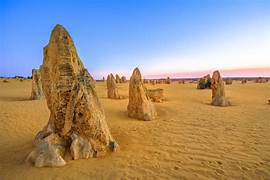
#> input picture images/OIP (2).jpeg, 270 x 180 px; its folder holds 3 pictures in this run
$ python imageResize.py
#> lines starting #> are read from the running program, lines starting #| are printed output that depends on the picture
import os
from PIL import Image

input_folder = 'images'
output_folder = 'resized_images'
resize_size = (800, 800)

os.makedirs(input_folder, exist_ok=True)
os.makedirs(output_folder, exist_ok=True)

found = False
for filename in os.listdir(input_folder):
    ext = os.path.splitext(filename)[1].lower().strip()
    if ext in ('.png', '.jpg', '.jpeg'):
        found = True
        img_path = os.path.join(input_folder, filename)
        img = Image.open(img_path)
#> img is the input picture: PIL image 270x180 RGB; mean R, G, B 159.6, 146.4, 132.6
        img_resized = img.resize(resize_size)
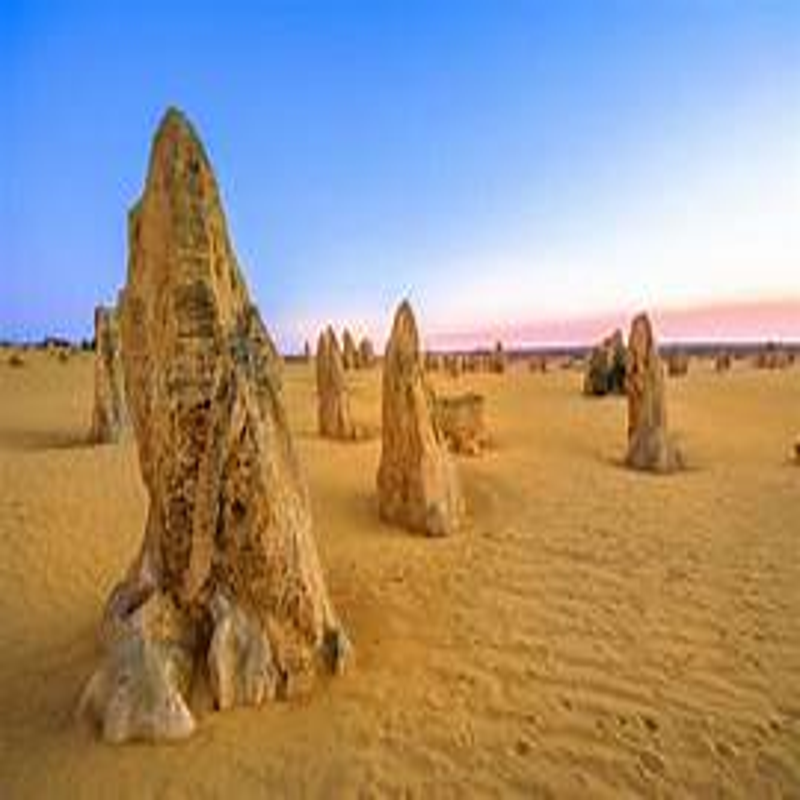
#> img_resized: PIL image 800x800 RGB; mean R, G, B 159.6, 146.4, 132.6
        output_path = os.path.join(output_folder, filename)
        img_resized.save(output_path)
        print(f"Resized and saved: {output_path}")
#> pass 2 of the loop `for filename in os.listdir(input_folder):`:
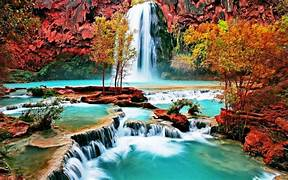
#> input picture images/OIP(1).jpeg, 288 x 180 px
#> img is the input picture: PIL image 288x180 RGB; mean R, G, B 115.9, 107.4, 90.8
#> `img_resized = img.resize(resize_size)`:
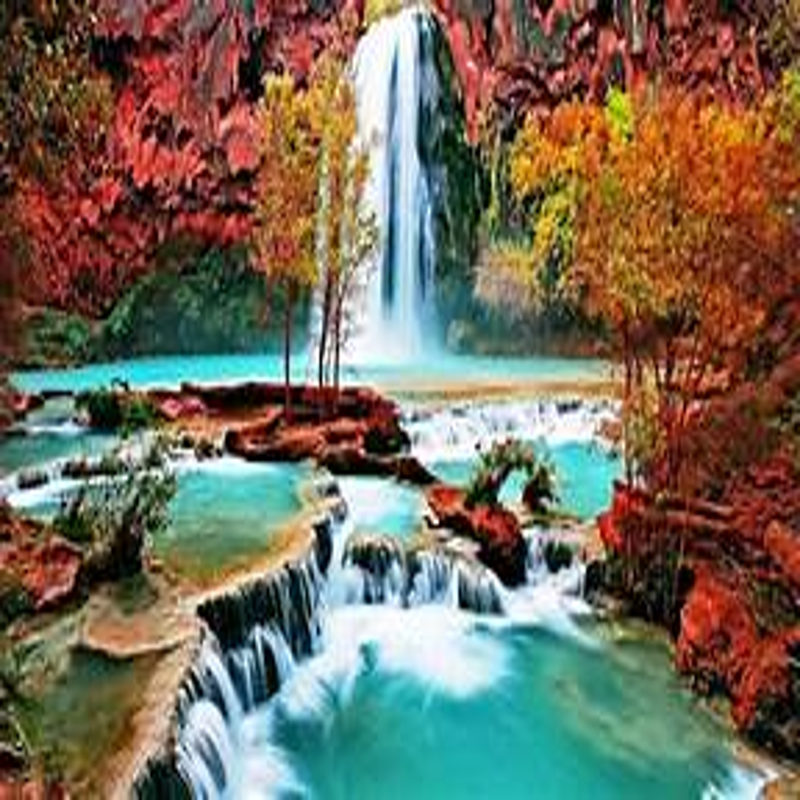
#> img_resized: PIL image 800x800 RGB; mean R, G, B 115.9, 107.5, 90.9
#> pass 3 of the loop `for filename in os.listdir(input_folder):`:
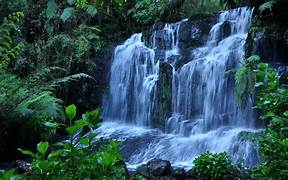
#> input picture images/OIP.jpeg, 288 x 180 px
#> img is the input picture: PIL image 288x180 RGB; mean R, G, B 49.1, 79.9, 88.5
#> `img_resized = img.resize(resize_size)`:
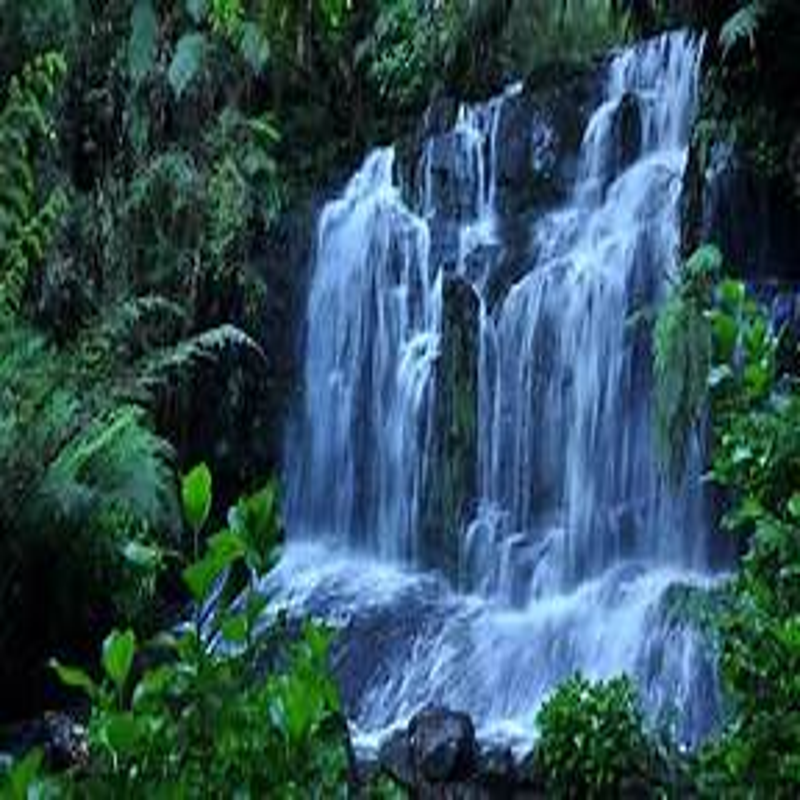
#> img_resized: PIL image 800x800 RGB; mean R, G, B 49.1, 79.9, 88.5

if not found:
    print("No image files found in the 'images' folder.")
